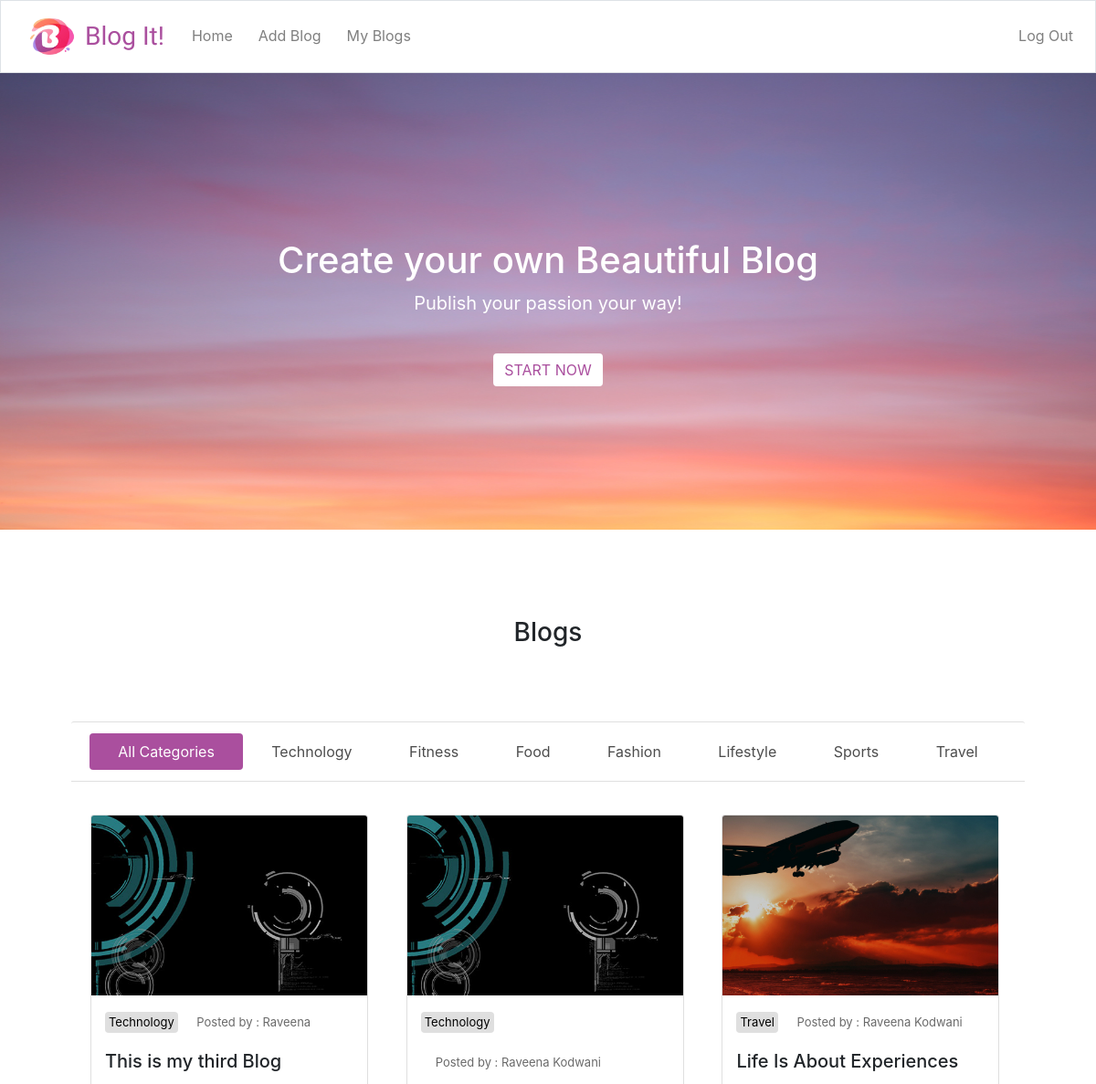
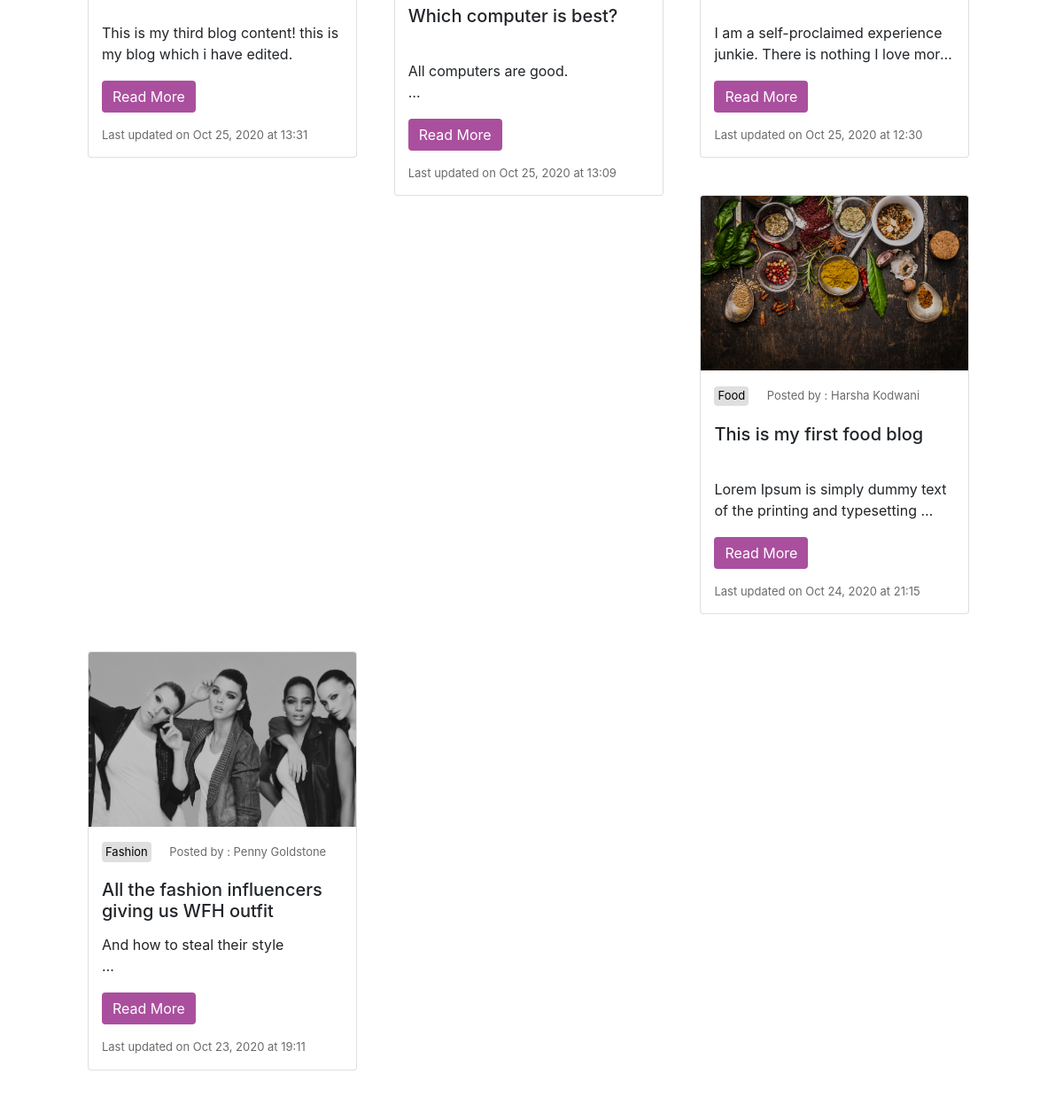
The page / (signed in) on the database its author committed (2 pictures, top to bottom).
### tables this page shows
CREATE TABLE 'blogs' ('person_id' integer NOT NULL, 'title' text NOT NULL, 'author' text, 'category' text NOT NULL, 'content' text NOT NULL, 'timestamp' datetime NOT NULL DEFAULT CURRENT_TIMESTAMP, 'blog_id'  INTEGER PRIMARY KEY NOT NULL  );

### Blog_webapp/application.py (the view)
@app.route("/")
@login_required
def index():
    bloglist = db.execute("SELECT * from blogs order by blog_id desc")
    print(bloglist)
    if not bloglist:
        return render_template("index.html", message="No blogs published yet!")
    for blogs in bloglist:
        timestamp = blogs['timestamp']
        month = timestamp[5:7]
        if month == '01':
            month = 'Jan'
        elif month =='02':
            month = 'Feb'
        elif month =='03':
            month = 'Mar'
        elif month =='04':
            month = 'Apr'
        elif month =='05':
            month = 'May'
        elif month =='06':
            month = 'Jun'
        elif month =='07':
            month = 'Jul'
        elif month =='08':
            month = 'Aug'
        elif month =='09':
            month = 'Sep'
        elif month =='10':
            month = 'Oct'
        elif month =='11':
            month = 'Nov'
        else:
            month = 'Dec'
        timestamp = month+' '+timestamp[8:10]+', '+timestamp[0:4]+' at '+timestamp[11:16]
        print(timestamp)
        blogs['timestamp'] = timestamp
    return render_template("index.html" , bloglist = bloglist)

### Blog_webapp/application.py (called while the page is built)
@app.after_request
def after_request(response):
    response.headers["Cache-Control"] = "no-cache, no-store, must-revalidate"
    response.headers["Expires"] = 0
    response.headers["Pragma"] = "no-cache"
    return response

### Blog_webapp/helpers.py (called while the page is built)
def login_required(f):
    @wraps(f)
    def decorated_function(*args, **kwargs):
        if session.get("user_id") is None:
            return redirect("/login")
        return f(*args, **kwargs)
    return decorated_function

### templates/index.html (shortened to what this page needs)
{% extends "layout.html" %}
{% block body %}
    <div class="top">
        <img class="image" src = "/static/images/cover2.jpg">
        <div class="heading"><br>
            <h1>Create your own Beautiful Blog</h1>
            <p>Publish your passion your way!</p><br>
            <a href="/addblog"><button class="btn btn-primary" type="submit">START NOW</button></a>
        </div>
    </div>
    <br>
    <br><br><br>
    <h3><center>Blogs</center></h3>
    <br>
    <div class="container p-5">
      <div class="card main-card ">
        <ul class="nav nav-pills mb-3 nav-fill card-header" id="pills-tab" role="tablist" >
          <li class="nav-item" role="presentation">
            <a class="nav-link active" id="all-tab" data-toggle="pill" href="#pills-all" role="tab" aria-controls="pills-all" aria-selected="true">All Categories</a>
          </li>
          <li class="nav-item" role="presentation">
            <a class="nav-link" id="technology-tab" data-toggle="pill" href="#pills-technology" role="tab" aria-controls="pills-technology" aria-selected="false">Technology</a>
          </li>
          <li class="nav-item" role="presentation">
            <a class="nav-link" id="fitness-tab" data-toggle="pill" href="#pills-fitness" role="tab" aria-controls="pills-fitness" aria-selected="false">Fitness</a>
          </li>
          <li class="nav-item" role="presentation">
            <a class="nav-link" id="food-tab" data-toggle="pill" href="#pills-food" role="tab" aria-controls="pills-food" aria-selected="false">Food</a>
          </li>
          <li class="nav-item" role="presentation">
            <a class="nav-link" id="fashion-tab" data-toggle="pill" href="#pills-fashion" role="tab" aria-controls="pills-fashion" aria-selected="false">Fashion</a>
          </li>
          <li class="nav-item" role="presentation">
            <a class="nav-link" id="lifestyle-tab" data-toggle="pill" href="#pills-lifestyle" role="tab" aria-controls="pills-lifestyle" aria-selected="false">Lifestyle</a>
          </li>
          <li class="nav-item" role="presentation">
            <a class="nav-link" id="sports-tab" data-toggle="pill" href="#pills-sports" role="tab" aria-controls="pills-sports" aria-selected="false">Sports</a>
          </li>
          <li class="nav-item" role="presentation">
            <a class="nav-link" id="travel-tab" data-toggle="pill" href="#pills-travel" role="tab" aria-controls="pills-travel" aria-selected="false">Travel</a>
          </li>
        </ul>
        <div class="tab-content" id="pills-tabContent">
          <div class="tab-pane fade show active" id="pills-all" role="tabpanel" aria-labelledby="all-tab">
            {% for blogs in bloglist %}
              <div class="card card-blogs h-100 ">
                {% if blogs["category"] == 'Technology' %}
                <img src="/static/images/technology.jpg" class="card-img-top" style="height:197px; object-fit: cover;" alt="technology">
                {% endif %}
                {% if blogs["category"] == 'Food' %}
                <img src="/static/images/food.jpg" class="card-img-top" style="height:197px; object-fit: cover;" alt="food">
                {% endif %}
                {% if blogs["category"] == 'Fashion' %}
                <img src="/static/images/fashion.jpg" class="card-img-top" style="height:197px; object-fit: cover;" alt="fashion">
                {% endif %}
                {% if blogs["category"] == 'Travel' %}
                <img src="/static/images/travel.jpg" class="card-img-top" style="height:197px; object-fit: cover;" alt="travel">
                {% endif %}
                <div class="card-body">
                  <div class= "category">
                    <li>{{ blogs["category"] }}</li>
                  </div>
                  <div class="author">
                    <li>Posted by : {{ blogs["author"] }}</li>
                  </div>
                  <h5 name ="card-title" class="card-title">{{ blogs["title"] }}</h5>
                  <p class="card-text">{{ blogs["content"] }}</p>
                  <a href="/blog/{{ blogs['blog_id'] }}" class="btn btn-primary read_more">Read More</a>
                  <p class ="time">Last updated on {{ blogs["timestamp"] }}</p>
                </div>
              </div>
            {% endfor %}
          </div>
        </div>
      </div>
    </div>
{% endblock %}

### templates/layout.html (shortened to what this page needs)
<!DOCTYPE html>
<html lang="en">
    <head>
        <link href="https://maxcdn.bootstrapcdn.com/bootstrap/4.1.3/css/bootstrap.min.css" rel="stylesheet">
        <link rel="stylesheet" href="https://cdnjs.cloudflare.com/ajax/libs/font-awesome/4.7.0/css/font-awesome.min.css">
        <link href="static/styles.css" rel="stylesheet">
        <link rel="stylesheet" href="https://cdnjs.cloudflare.com/ajax/libs/font-awesome/4.7.0/css/font-awesome.min.css">
    </head>
    <body>
        <nav class="navbar navbar-expand-md navbar-light navbar-trans border " style="height:80px;">
            <a class="navbar-brand" href="/">
                <img src="/static/images/blogit.png" width="80" height="80" alt="" class="d-inline-block align-center" loading="lazy">
            </a>
            <a href="/" style="text-decoration:none; color:#aa4f9e"> <h3 style="font-family: 'Kreon', serif; margin:0; margin-left:-20px;">Blog It!</h3></a>
            <div class="collapse navbar-collapse" id="navbar">
                {% if session.user_id %}
                    <ul class="navbar-nav mr-auto mt-2">
                        <li class="nav-item" style="margin-bottom:10px;"><a class="nav-link" style="padding-left:30px;" href="/">Home</a></li>
                        <li class="nav-item" style="margin-bottom:10px;"><a class="nav-link" style="padding-left:20px;" href="/addblog">Add Blog</a></li>
                        <li class="nav-item" style="margin-bottom:10px;"><a class="nav-link" style="padding-left:20px;" href="/myblogs">My Blogs</a></li>
                    </ul>
                    <ul class="navbar-nav ml-auto mt-2">
                        <li class="nav-item" style="margin-bottom:10px;"><a class="nav-link" style="padding-left:30px;" href="/logout">Log Out</a></li>
                    </ul>
                {% else %}
                    <ul class="navbar-nav ml-auto mt-2">
                        <li class="nav-item"><a class="nav-link" href="/register">Register</a></li>
                        <li class="nav-item"><a class="nav-link" href="/login">Log In</a></li>
                    </ul>
                {% endif %}
            </div>
        </nav>
        {% block body %}
        {% endblock %}
    </body>
</html>

### static/styles.css (style rules this page uses)
.btn-primary { color:#aa4f9e; background-color:white; border:none; }
.top { width:100%; text-align:center; position: relative; }
.heading h1, .heading p { text-align:center; color:white; }
.heading p { font-size:20px; }
.heading { text-align:center; position: absolute; top: 50%; left: 50%; transform: translate(-50%, -50%); }
.image { width:100%; height:500px; background-position:center; }
a { color:rgba(0,0,0,0.7); }
.nav-pills .nav-link.active, .nav-pills .show>.nav-link { background-color:#aa4f9e; }
.card-header { background-color:white; border:0px solid; border-top:1px solid rgba(0,0,0,.125); border-bottom:1px solid rgba(0,0,0,.125); }
.card-body { padding:5%; padding-top:5%; border:0px solid; }
.main-card { border:0px solid; }
.card-blogs { width: 19rem; display:inline-block; margin:2%; float:left; }
.card-text { height:50px; display: -webkit-box; -webkit-line-clamp: 2; -webkit-box-orient: vertical; overflow: hidden; text-align:left; white-space: pre-wrap; }
.card-title { height:50px; overflow: hidden; display: -webkit-box; -webkit-line-clamp: 3; -webkit-box-orient: vertical; }
.read_more { border:none; background-color:#aa4f9e; color:white; }
.category li { font-size:13px; text-align:left; color:black; background-color:rgba(0,0,0,.125); display:inline-block; border-radius:.25rem; padding:.25rem; padding-top:.1rem; padding-bottom:.1rem; margin-bottom:.6rem; }
.author li { font-size:13px; text-align:left; color:rgba(0,0,0,.59); margin-left:1rem; display:inline-block; list-style-type:disc; margin-bottom:.6rem; }
.category, .author { display:inline-block; margin-bottom:.6rem; }
.time { font-size:13px; text-align:left; color:rgba(0,0,0,.59); margin-top:1rem; margin-bottom:0; }

### rows shown on the page
blogs: category "Technology", author "Raveena", title "This is my third Blog", content "This is my third blog content! this is my blog which i have edited.", timestamp "Oct 25, 2020 at 13:31"
blogs: category "Technology", author "Raveena Kodwani", title "Which computer is best?", content "All computers are…", timestamp "Oct 25, 2020 at 13:09"
blogs: category "Travel", author "Raveena Kodwani", title "Life Is About Experiences", content "I am a self-proclaimed experience junkie. There is nothing I love…", timestamp "Oct 25, 2020 at 12:30"
blogs: category "Food", author "Harsha Kodwani", title "This is my first food blog", content "Lorem Ipsum is simply dummy text of the printing and…", timestamp "Oct 24, 2020 at 21:15"
blogs: category "Fashion", author "Penny Goldstone", title "All the fashion influencers giving us WFH…", content "And how to steal their…", timestamp "Oct 23, 2020 at 19:11"
